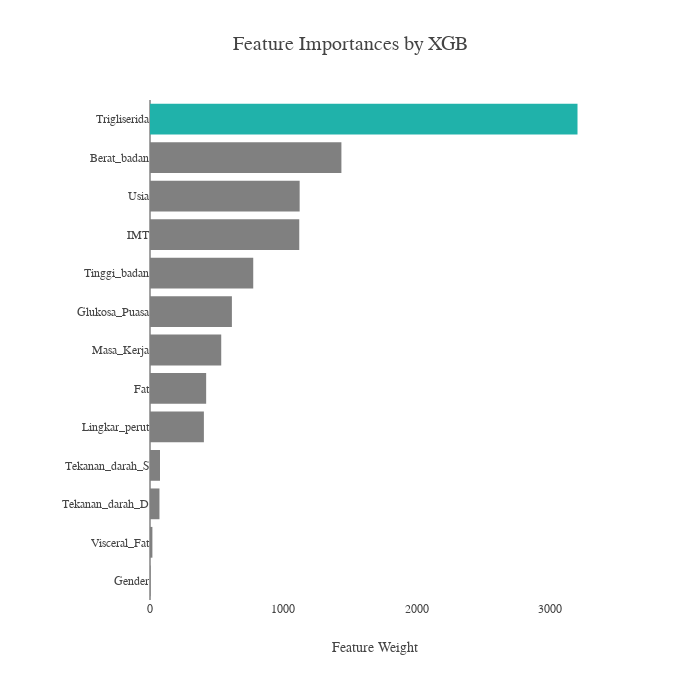

Source (notebook cell):
### Markdown cell above
When we compared XGBoost (xgb) and LightGBM (lgbm) models and fine-tuned them, we found that XGB performed slightly better. So, it's a good idea to focus on understanding which features are most important in the XGB model rather than the LGBM model.

### Code cell
a = feature_importances_lgb.reset_index()
feature_importances_lgb = a[a['index'].isin(x.columns)]
feature_importances_lgb

fig = px.bar(
    x=feature_importances_lgb['feature_weight'],
    y=feature_importances_lgb['index'],
    orientation='h',
    width=700,
    height=700,
)

fig.update_layout(
    autosize=False,
    title="Feature Importances by XGB",
    font_family="San Serif",
    titlefont={'size': 20},
    margin=dict(l=150, r=100, b=100, t=100),
     xaxis_title="Feature Weight",
     yaxis_title=""
)

fig.update_xaxes(showgrid=False)
fig.update_yaxes(showgrid=False, categoryorder='total ascending')

colors = ['gray',] * 16
colors[0]  = 'lightseagreen'
colors[-1] = 'lightsalmon'
fig.update_traces(marker_color=colors, marker_line_color=None,
                   opacity=None)

fig.show()

### Figure 1 — Plotly figure (JSON) as saved in the notebook; plotly's stock layout.template omitted (floating-point values rounded to 4 significant figures)
{"data": [{"alignmentgroup": "True", "hovertemplate": "x=%{x}<br>y=%{y}<extra></extra>", "legendgroup": "", "marker": {"color": ["lightseagreen", "gray", "gray", "gray", "gray", "gray", "gray", "gray", "gray", "gray", "gray", "gray", "gray", "gray", "gray", "lightsalmon"], "pattern": {"shape": ""}}, "name": "", "offsetgroup": "", "orientation": "h", "showlegend": false, "textposition": "auto", "type": "bar", "x": [3205, 1435, 1122, 1119, 774, 614, 534, 421, 404, 75, 71, 18, 4], "xaxis": "x", "y": ["Trigliserida", "Berat_badan", "Usia", "IMT", "Tinggi_badan", "Glukosa_Puasa", "Masa_Kerja", "Fat", "Lingkar_perut", "Tekanan_darah_S", "Tekanan_darah_D", "Visceral_Fat", "Gender"], "yaxis": "y"}], "layout": {"autosize": false, "barmode": "relative", "font": {"family": "San Serif"}, "height": 700, "legend": {"tracegroupgap": 0}, "margin": {"b": 100, "l": 150, "r": 100, "t": 100}, "title": {"font": {"size": 20}, "text": "Feature Importances by XGB"}, "width": 700, "xaxis": {"anchor": "y", "domain": [0, 1], "showgrid": false, "title": {"text": "Feature Weight"}}, "yaxis": {"anchor": "x", "categoryorder": "total ascending", "domain": [0, 1], "showgrid": false, "title": {"text": ""}}}}
